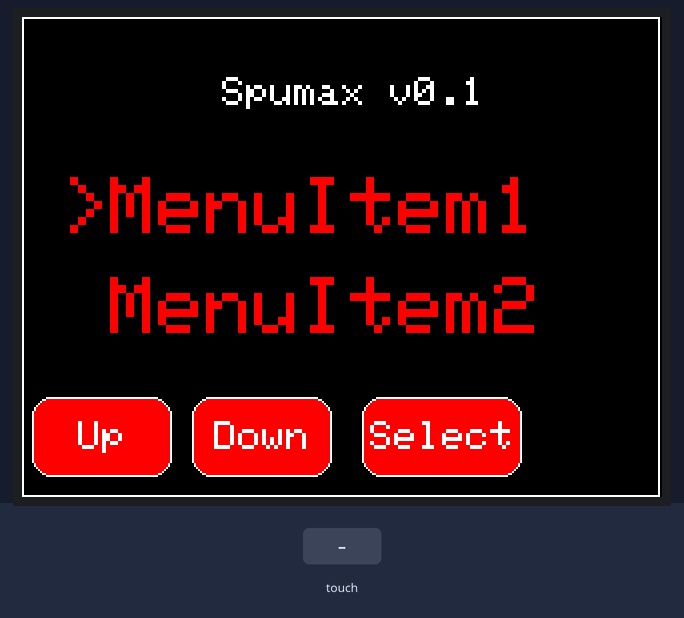
Bench run of a sketch on a simulated Arduino Uno, built with avr-gcc and run on an emulated ATmega328P. On the bench: 320×240 colour display. The test bench sets the inputs (shaded band).

Above: at 1.5 s.
1.6 s: touch panel pressed at 87 % / 30 % of its raw x / y range
At 3.4 s:
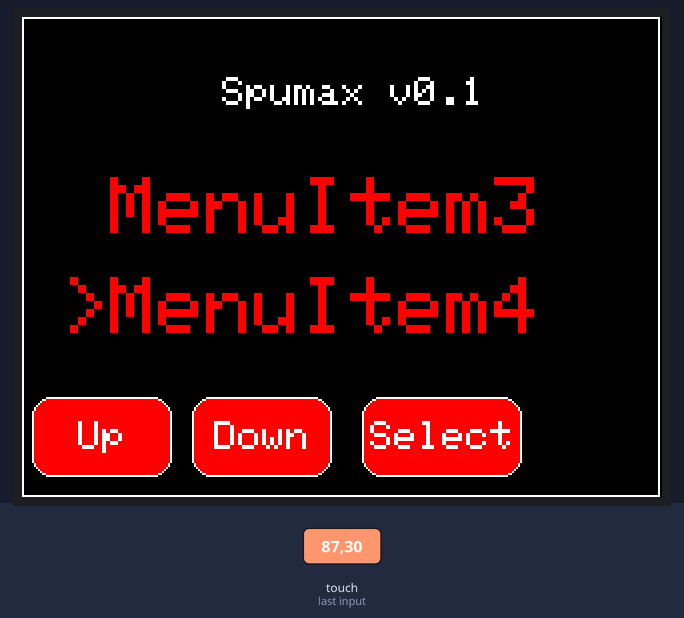
3.7 s: touch panel pressed at 87 % / 50 % of its raw x / y range
At 4.0 s:
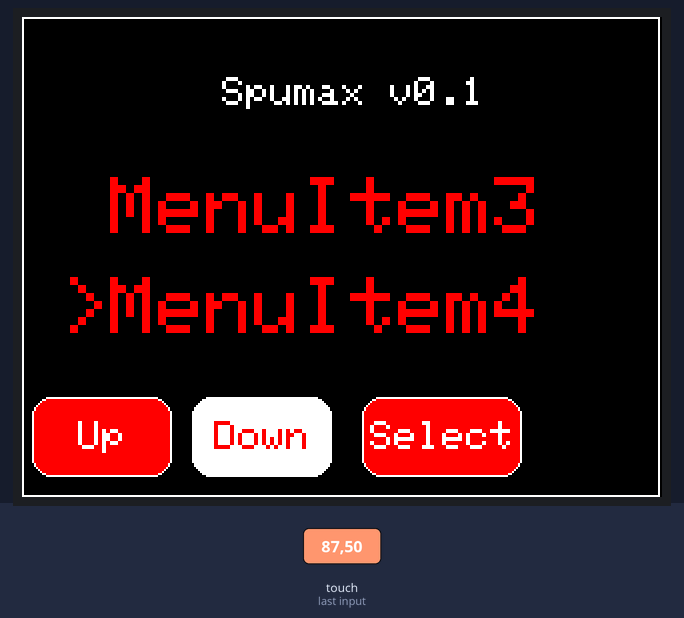
5.8 s: touch panel pressed at 87 % / 70 % of its raw x / y range
At 6.8 s:
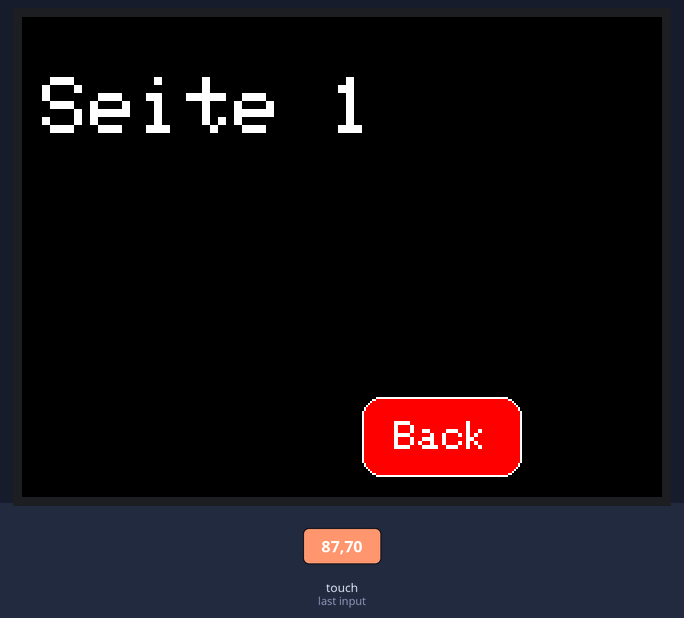
7.8 s: touch panel pressed at 87 % / 70 % of its raw x / y range
At 8.1 s:
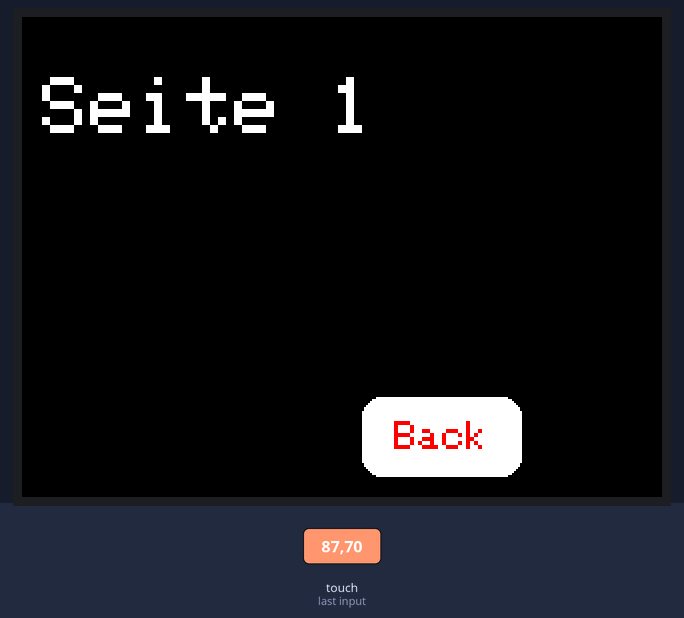
9.8 s: touch panel pressed at 87 % / 50 % of its raw x / y range
At 10.8 s:
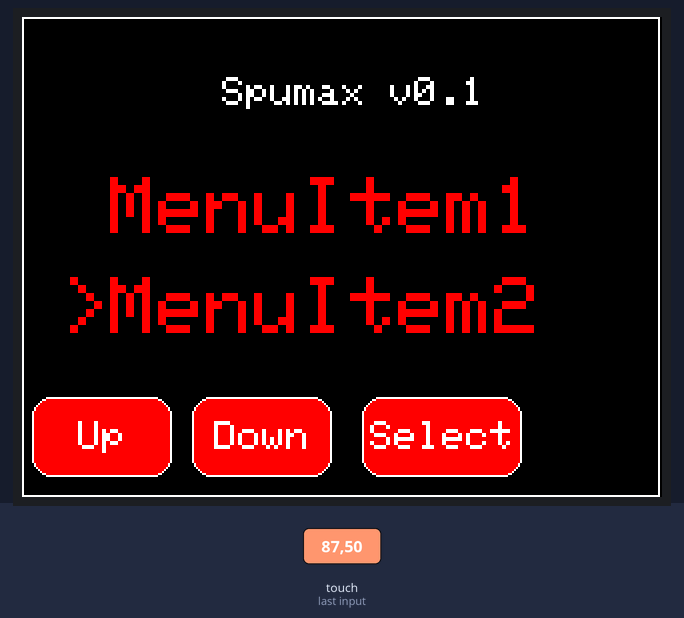
11.8 s: touch panel pressed at 87 % / 30 % of its raw x / y range
At 12.2 s:
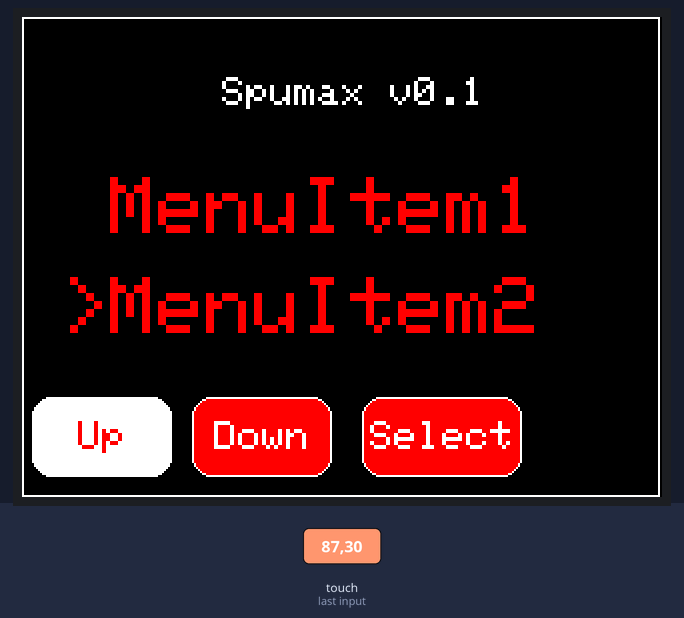
Timing chart, 0 to 14.8 s (numbered marks = the images above; inputs shaded):
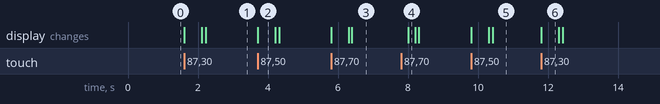

The sketch:

Spumax-v0.1.ino
```cpp
#include <Adafruit_GFX.h>
#include <MCUFRIEND_kbv.h>
#include <TouchScreen.h>


#define MINPRESSURE 50
#define MAXPRESSURE 1000


/**
 Um die Werte zu ermitteln den Beispiel Sketch,
 TouchScreen_Calibr_native, von MCUFRIEND_KBV ausführen
**/
// Sven´s Config
//const int TS_LEFT=179,TS_RT=904,TS_TOP=974,TS_BOT=200; // Touchpad Kalibrierung
//const int XP=9,XM=A3,YP=A2,YM=8; // Pinbelegung

// Torsten´s Config
const int TS_LEFT=179,TS_RT=904,TS_TOP=974,TS_BOT=200;  // Touchpad Kalibrierung
const int XP=6,XM=A2,YP=A1,YM=7;  // Pinbelegung


// Erzeuge ein Object (tft) von der Klasse MCUFRIEND_kbv
MCUFRIEND_kbv tft;

// Erzeuge ein Object (ts) von der Klasse TouchScreen
TouchScreen ts = TouchScreen(XP, YP, XM, YM, 300);

// Erzeuge 4 Objekte/Buttons der Klasse Adafruit_GFX_Button
Adafruit_GFX_Button up_btn,
  down_btn,
  select_btn,
  back_btn;

// Globale Variable für Touch_getXY()
int pixel_x;
int pixel_y;

// Menu Positionszähler
int menu = 0;


/**
  function: MenuHeader()
  TODO: String übergeben der ausgegeben werden soll
  Gibt eine Überschrift / Titel aus
**/
void MenuHeader(void) {
  // ausgabe von Spumax V0.1
  tft.setCursor(100, 30);
  tft.setTextColor(TFT_WHITE);
  tft.setTextSize(2);
  tft.print("Spumax v0.1");
}

/**
  function void drawMenu ()
  erstellt und gibt das Hauptmenu aus
**/
void drawMenu() {
  tft.fillScreen(TFT_BLACK);
  tft.drawRect(0, 0, 319, 240, TFT_WHITE);

  MenuHeader();


  // Menu Position korrigieren
  if (menu > 3) menu = 0;
  else if (menu < 0) menu = 3;

  tft.setCursor(20, 80);
  tft.setTextColor(TFT_RED);
  tft.setTextSize(4);

  switch (menu) {
    case 0:  // Für menu=0 Displayausgabe Zeilen >1 und 2
      tft.print(">MenuItem1");
      tft.setCursor(20, 130);
      tft.print(" MenuItem2");
      break;

    case 1:  // Für menu=2 Displayausgabe Zeilen 1 und >2
      tft.print(" MenuItem1");
      tft.setCursor(20, 130);
      tft.print(">MenuItem2");
      break;

    case 2:  // Für menu=3 Displayausgabe Zeilen >3 und 4
      tft.print(">MenuItem3");
      tft.setCursor(20, 130);
      tft.print(" MenuItem4");
      break;

    case 3:  // Für menu=4 Displayausgabe Zeilen 3 und >4
      tft.print(" MenuItem3");
      tft.setCursor(20, 130);
      tft.print(">MenuItem4");
      break;
  }

  //ausgabe up Button
  up_btn.initButton(&tft, 40, 210, 70, 40, TFT_WHITE, TFT_RED, TFT_WHITE, "Up", 2);
  up_btn.drawButton(false);

  //ausgabe down Button
  down_btn.initButton(&tft, 120, 210, 70, 40, TFT_WHITE, TFT_RED, TFT_WHITE, "Down", 2);
  down_btn.drawButton(false);

  //ausgabe select Button
  select_btn.initButton(&tft, 210, 210, 80, 40, TFT_WHITE, TFT_RED, TFT_WHITE, "Select", 2);
  select_btn.drawButton(false);
}


/**
  function drawPage()
  erstellt und gibt die aufgerufene Seite aus.
**/
void drawPage() {

  bool z = true;

  tft.fillScreen(TFT_BLACK);
  tft.setCursor(10, 30);  //col , lin
  tft.setTextColor(TFT_WHITE);
  tft.setTextSize(4);

  // Welches Seite soll ausgegeben werden
  switch (menu) {
    case 0:
     tft.print("Seite 1");
     // Hier z.b. Sensor auslesen und werte ausgeben.
     // Bei längeren Code in Funktionen auslagern
     break;
    case 1:
     tft.print("Seite 2");
     // Hier z.b Sensor auslesen und werte ausgeben.
     // Bei längeren Code in Funktionen auslagern
     break;
    case 2:
     tft.print("Seite 3");
     // Hier z.b. Sensor auslesen und werte ausgeben.
     // Bei längeren Code in Funktionen auslagern
     break;
    case 3:
     tft.print("Seite 4");
     // Hier z.b. Sensor auslesen und werte ausgeben.
     // Bei längeren Code in Funktionen auslagern
     break;
  }

  // Backbutton vorbereiten
  back_btn.initButton(&tft, 210, 210, 80, 40, TFT_WHITE, TFT_RED, TFT_WHITE, "Back", 2);
  back_btn.drawButton(false);

  // Warten das der Backbutton gedrückt wurde
  // z wird dann auf false gesetzt und somit die
  // while schleife beendet und das Hauptmenu
  // neu erstellt und ausgegeben
  while (z) {

    bool down = Touch_getXY();
    back_btn.press(down && back_btn.contains(pixel_x, pixel_y));

    if (back_btn.justPressed()) {
      back_btn.drawButton(true);  //Button farbe ändern
      delay(200);
      z = false; // while beenden
      drawMenu(); // Hauptmenu neu zeichnen
    }
    delay(200);
  }

  return;
}


/**
  function: bool Touch_getXY(void)
  ermittelt ob das touchpad gedrückt wurde und speichert dann
  die Coordinaten in den globalen Variablen, pixel_x und pixel_y, ab.
**/
bool Touch_getXY(void) {
  TSPoint p = ts.getPoint();

  pinMode(YP, OUTPUT);  //restore shared pins
  pinMode(XM, OUTPUT);
  digitalWrite(YP, HIGH);  //because TFT control pins
  digitalWrite(XM, HIGH);

  bool pressed = (p.z > MINPRESSURE && p.z < MAXPRESSURE);
  if (pressed) {
    pixel_x = map(p.y, TS_LEFT, TS_RT, 0, 320);
    pixel_y = map(p.x, TS_BOT, TS_TOP, 0, 240);
  }
  return pressed;
}


void setup() {

  // Display initialisieren
  tft.begin(tft.readID());
  tft.setRotation(3);
  tft.fillScreen(TFT_BLACK);

  // Hauptmenu zeichnen
  drawMenu();
}


void loop() {
  bool down = Touch_getXY();

  // UP Button gedrückt ?
  up_btn.press(down && up_btn.contains(pixel_x, pixel_y));
  if (up_btn.justPressed()) {
    up_btn.drawButton(true);  //Button farbe ändern
    delay(500);
    menu--;  // menu um 1 runterzählen
    drawMenu();
  }
  if (up_btn.justReleased()) up_btn.drawButton();  // Button wurde losgelassen, farbe zurücksetzen

  // DOWN Button gedrückt ?
  down_btn.press(down && down_btn.contains(pixel_x, pixel_y));
  if (down_btn.justPressed()) {
    down_btn.drawButton(true);  //Button farbe ändern
    delay(500);
    menu++;  // menu um 1 hochzählen
    drawMenu();
  }
  if (down_btn.justReleased()) down_btn.drawButton();  // Button wurde losgelassen, farbe zurücksetzen

  // SELECT Button gedrückt ?
  select_btn.press(down && select_btn.contains(pixel_x, pixel_y));
  if (select_btn.justPressed()) {
    select_btn.drawButton(true);  //Button farbe ändern
    delay(500);
    drawPage();
  }
  if (select_btn.justReleased()) select_btn.drawButton();  // Button wurde losgelassen, farbe zurücksetzen
}
```

Measured:
- after the input at 1.6 s, the display: first changes at once (image 1 shows a later state)
- after the input at 3.7 s, the display: changes at once (image 2)
- after the input at 5.8 s, the display: first changes at once (image 3 shows a later state)
- after the input at 7.8 s, the display: changes after 0.20 s (image 4)
- after the input at 9.8 s, the display: first changes at once (image 5 shows a later state)
- after the input at 11.8 s, the display: changes at once (image 6)
- what the display in image 2 shows lasts 0.5 s, from 3.7 s to 4.2 s
